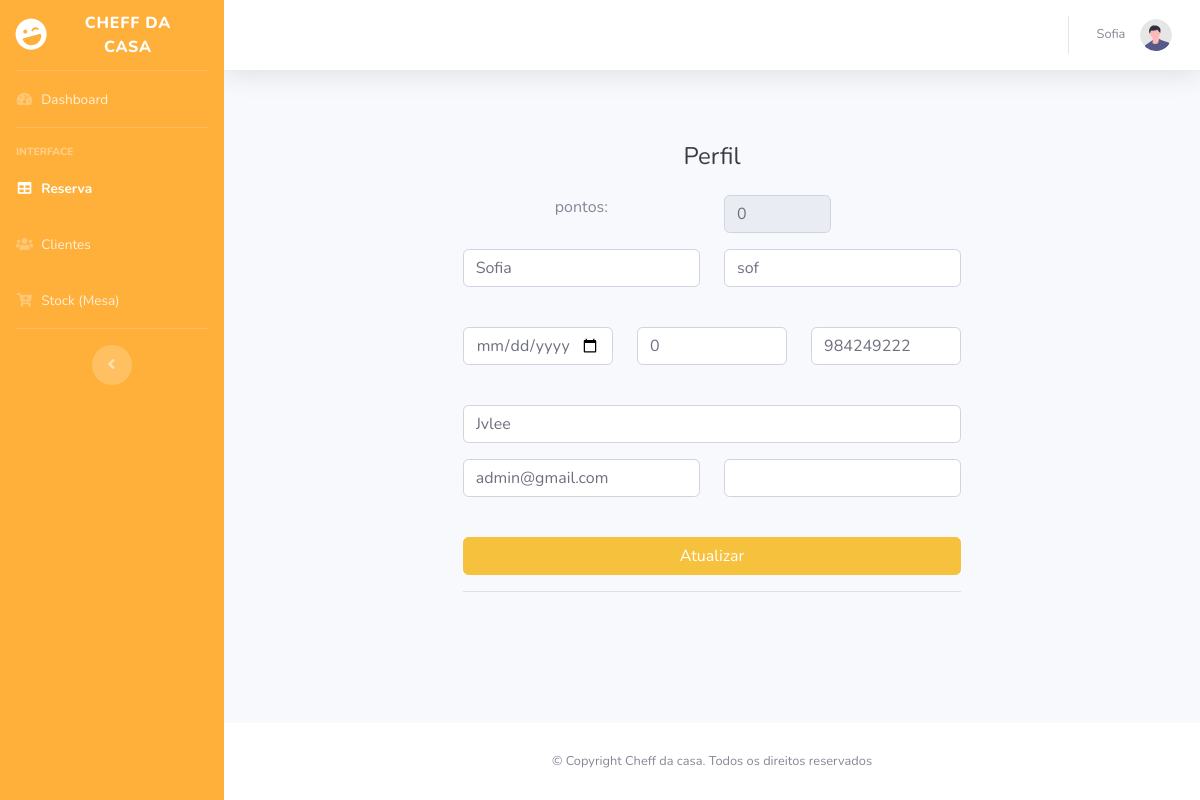
The page /panel/perfil-usuario.php (signed in) on the database as committed earlier.
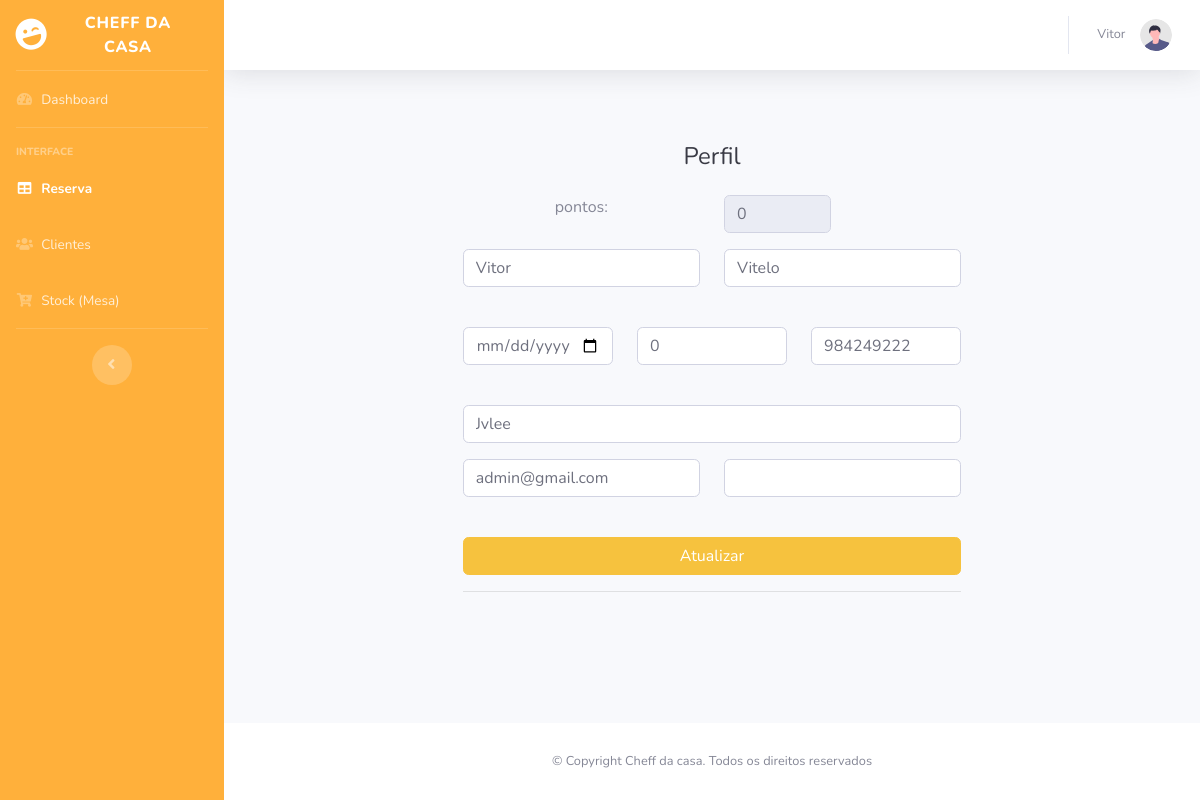
The same page on the database as committed later.
### tables this page shows
CREATE TABLE `usuario` (
  `id` int(11) NOT NULL,
  `nomes` varchar(100) NOT NULL,
  `apelidos` varchar(100) NOT NULL,
  `dni` int(20) NOT NULL,
  `numero` varchar(100) NOT NULL,
  `fecha` varchar(100) NOT NULL,
  `email` varchar(70) NOT NULL,
  `direcao` varchar(100) DEFAULT NULL,
  `password` varchar(45) DEFAULT NULL,
  `pontos` int(30) NOT NULL,
  `estado_usuario` varchar(30) DEFAULT NULL,
  `cargo_idc` int(11) NOT NULL
);

### panel/perfil-usuario.php (the view, shortened to what the changed rows need)
<?php
	$nomes = $_SESSION['nomes'];
    $id = $_SESSION['id'];
?>
<!DOCTYPE html>
<html lang="pt-br">
<head>
    <link href="vendor/fontawesome-free/css/all.min.css" rel="stylesheet" type="text/css">
    <link href="css/sb-admin-2.min.css" rel="stylesheet">
</head>
<body id="page-top">
    <div id="wrapper">
        <div id="content-wrapper" class="d-flex flex-column">
            <div id="content">
                <nav class="navbar navbar-expand navbar-light bg-white topbar mb-4 static-top shadow">
                    <ul class="navbar-nav ml-auto">
                        <li class="nav-item dropdown no-arrow">
                            <a class="nav-link dropdown-toggle" href="#" id="userDropdown" role="button"
                                data-toggle="dropdown" aria-haspopup="true" aria-expanded="false">
                                <span class="mr-2 d-none d-lg-inline text-gray-600 small"><?php echo $nomes ?> &nbsp;</span>
                                <img class="img-profile rounded-circle"
                                    src="img/undraw_profile.svg">
                            </a>
                        </li>
                    </ul>
                </nav>
                <center>
                    <div class="container-fluid">
                        <div class="col-lg-8">
                            <div class="p-5">
                                <div class="text-center">
                                    <h1 class="h4 text-gray-900 mb-4">Perfil</h1>
                                </div>
                                <form action="controlador/editarUsuario.php" method="POST">
                                        <?php
                                            include ('config/Conexao.php');
                                            $sql = "SELECT * FROM usuario WHERE id = '$id'";
                                            $resultado = $Conexao->query($sql);
                                            $row = $resultado->fetch_assoc();
                                        ?>
                                    <div class="form-group row">
                                        <div class="col-sm-3">
                                            <input type="number" class="form-control" value="<?php echo $row['pontos']; ?>" disabled>
                                        </div>
                                    </div>
                                    <div class="form-group row">
                                        <div class="col-sm-6">
                                            <input type="text" class="form-control" name="nomes" value="<?php echo $row['nomes']; ?>" >
                                        </div>
                                        <div class="col-sm-6">
                                            <input type="text" class="form-control" name="apelidos" value="<?php echo $row['apelidos']; ?>" >
                                        </div>
                                    </div>
                                    <br>
                                    <div class="form-group row">
                                        <div class="col-sm-4">
                                            <input type="date" class="form-control" name="fecha" value="<?php echo $row['fecha']; ?>" >
                                        </div>
                                        <div class="col-sm-4">
                                            <input type="number" class="form-control" name="dni" value="<?php echo $row['dni']; ?>" >
                                        </div>
                                        <div class="col-sm-4">
                                            <input type="number" class="form-control" name="celular" value="<?php echo $row['numero']; ?>" >
                                        </div>
                                    </div>
                                    <br>
                                    <div class="form-group row">
                                        <div class="col-sm-12">
                                            <input type="text" class="form-control" name="direcao" value="<?php echo $row['direcao']; ?>" >
                                        </div>
                                    </div>
                                    <div class="form-group row">
                                        <div class="col-sm-6">
                                            <input type="email" class="form-control" name="email" value="<?php echo $row['email']; ?>" >
                                        </div>
                                    </div>
                                    <br>
                                </form>
                            </div>
                        </div>
                    </div>
                </center>
            </div>
        </div>
    </div>
</body>
</html>

Rows that differ between the two databases and show on the page:
changed usuario "Jvlee": nomes "Sofia" → "Vitor"; apelidos "sof" → "Vitelo"
Other text that changed with them:
$nomes: "Sofia" → "Vitor"
